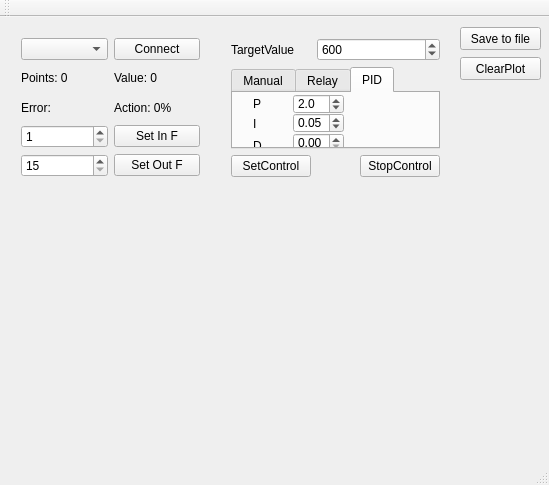
<?xml version="1.0" encoding="UTF-8"?>
<ui version="4.0">
 <class>MainWindow</class>
 <widget class="QMainWindow" name="MainWindow">
  <property name="geometry">
   <rect>
    <x>0</x>
    <y>0</y>
    <width>549</width>
    <height>485</height>
   </rect>
  </property>
  <property name="sizePolicy">
   <sizepolicy hsizetype="Fixed" vsizetype="Fixed">
    <horstretch>0</horstretch>
    <verstretch>0</verstretch>
   </sizepolicy>
  </property>
  <property name="windowTitle">
   <string>MainWindow</string>
  </property>
  <widget class="QWidget" name="centralWidget">
   <widget class="QWidget" name="layoutWidget">
    <property name="geometry">
     <rect>
      <x>10</x>
      <y>10</y>
      <width>201</width>
      <height>161</height>
     </rect>
    </property>
    <layout class="QGridLayout" name="gridLayout">
     <item row="3" column="1">
      <widget class="QLabel" name="OutValueLabel">
       <property name="text">
        <string>Action: 0%</string>
       </property>
       <property name="alignment">
        <set>Qt::AlignLeading|Qt::AlignLeft|Qt::AlignVCenter</set>
       </property>
      </widget>
     </item>
     <item row="7" column="1">
      <widget class="QPushButton" name="SetInFButton">
       <property name="text">
        <string>Set In F</string>
       </property>
      </widget>
     </item>
     <item row="9" column="1">
      <widget class="QPushButton" name="SetOutFButton">
       <property name="text">
        <string>Set Out F</string>
       </property>
      </widget>
     </item>
     <item row="3" column="0">
      <widget class="QLabel" name="ErrorLabel">
       <property name="text">
        <string>Error: </string>
       </property>
      </widget>
     </item>
     <item row="2" column="1">
      <widget class="QLabel" name="InValueLabel">
       <property name="text">
        <string>Value: 0</string>
       </property>
       <property name="alignment">
        <set>Qt::AlignLeading|Qt::AlignLeft|Qt::AlignVCenter</set>
       </property>
      </widget>
     </item>
     <item row="2" column="0">
      <widget class="QLabel" name="PointsLabel">
       <property name="text">
        <string>Points: 0</string>
       </property>
       <property name="alignment">
        <set>Qt::AlignLeading|Qt::AlignLeft|Qt::AlignVCenter</set>
       </property>
      </widget>
     </item>
     <item row="0" column="0">
      <widget class="QComboBox" name="PortSelectcomboBox"/>
     </item>
     <item row="0" column="1">
      <widget class="QPushButton" name="ConnectButton">
       <property name="text">
        <string>Connect</string>
       </property>
      </widget>
     </item>
     <item row="7" column="0">
      <widget class="QSpinBox" name="InFspinBox">
       <property name="minimum">
        <number>1</number>
       </property>
       <property name="maximum">
        <number>10000</number>
       </property>
      </widget>
     </item>
     <item row="9" column="0">
      <widget class="QSpinBox" name="OutFspinBox">
       <property name="minimum">
        <number>15</number>
       </property>
       <property name="maximum">
        <number>15000</number>
       </property>
      </widget>
     </item>
    </layout>
   </widget>
   <widget class="QCustomPlot" name="plotwidget" native="true">
    <property name="geometry">
     <rect>
      <x>10</x>
      <y>180</y>
      <width>531</width>
      <height>251</height>
     </rect>
    </property>
    <property name="sizePolicy">
     <sizepolicy hsizetype="Preferred" vsizetype="Preferred">
      <horstretch>0</horstretch>
      <verstretch>0</verstretch>
     </sizepolicy>
    </property>
    <property name="sizeIncrement">
     <size>
      <width>0</width>
      <height>0</height>
     </size>
    </property>
    <property name="autoFillBackground">
     <bool>false</bool>
    </property>
   </widget>
   <widget class="QPushButton" name="PlotClearButton">
    <property name="geometry">
     <rect>
      <x>460</x>
      <y>40</y>
      <width>81</width>
      <height>23</height>
     </rect>
    </property>
    <property name="text">
     <string>ClearPlot</string>
    </property>
   </widget>
   <widget class="QPushButton" name="SaveDateButton">
    <property name="geometry">
     <rect>
      <x>460</x>
      <y>10</y>
      <width>81</width>
      <height>23</height>
     </rect>
    </property>
    <property name="text">
     <string>Save to file</string>
    </property>
   </widget>
   <widget class="QWidget" name="">
    <property name="geometry">
     <rect>
      <x>220</x>
      <y>10</y>
      <width>231</width>
      <height>161</height>
     </rect>
    </property>
    <layout class="QGridLayout" name="gridLayout_2">
     <item row="0" column="0">
      <widget class="QLabel" name="label_2">
       <property name="text">
        <string>TargetValue</string>
       </property>
      </widget>
     </item>
     <item row="0" column="1" colspan="2">
      <widget class="QSpinBox" name="TargetValuespinBox">
       <property name="maximum">
        <number>3300</number>
       </property>
       <property name="value">
        <number>600</number>
       </property>
      </widget>
     </item>
     <item row="1" column="0" colspan="3">
      <widget class="QTabWidget" name="ControlSelectWidget">
       <property name="currentIndex">
        <number>2</number>
       </property>
       <widget class="QWidget" name="tab">
        <attribute name="title">
         <string>Manual</string>
        </attribute>
        <widget class="QLabel" name="label_6">
         <property name="geometry">
          <rect>
           <x>10</x>
           <y>0</y>
           <width>51</width>
           <height>20</height>
          </rect>
         </property>
         <property name="text">
          <string>Action</string>
         </property>
        </widget>
        <widget class="QSpinBox" name="ActionspinBox">
         <property name="geometry">
          <rect>
           <x>60</x>
           <y>1</y>
           <width>51</width>
           <height>20</height>
          </rect>
         </property>
         <property name="correctionMode">
          <enum>QAbstractSpinBox::CorrectToNearestValue</enum>
         </property>
         <property name="maximum">
          <number>100</number>
         </property>
        </widget>
       </widget>
       <widget class="QWidget" name="RelayControl">
        <attribute name="title">
         <string>Relay</string>
        </attribute>
        <widget class="QLabel" name="label">
         <property name="geometry">
          <rect>
           <x>10</x>
           <y>0</y>
           <width>47</width>
           <height>21</height>
          </rect>
         </property>
         <property name="text">
          <string>Gate</string>
         </property>
        </widget>
        <widget class="QSpinBox" name="GatespinBox">
         <property name="geometry">
          <rect>
           <x>60</x>
           <y>1</y>
           <width>51</width>
           <height>20</height>
          </rect>
         </property>
         <property name="maximum">
          <number>3300</number>
         </property>
         <property name="value">
          <number>10</number>
         </property>
        </widget>
       </widget>
       <widget class="QWidget" name="PIDControl">
        <attribute name="title">
         <string>PID</string>
        </attribute>
        <widget class="QLabel" name="label_3">
         <property name="geometry">
          <rect>
           <x>20</x>
           <y>1</y>
           <width>20</width>
           <height>20</height>
          </rect>
         </property>
         <property name="text">
          <string>P</string>
         </property>
        </widget>
        <widget class="QLabel" name="label_4">
         <property name="geometry">
          <rect>
           <x>20</x>
           <y>23</y>
           <width>47</width>
           <height>16</height>
          </rect>
         </property>
         <property name="text">
          <string>I</string>
         </property>
        </widget>
        <widget class="QLabel" name="label_5">
         <property name="geometry">
          <rect>
           <x>20</x>
           <y>42</y>
           <width>47</width>
           <height>21</height>
          </rect>
         </property>
         <property name="text">
          <string>D</string>
         </property>
        </widget>
        <widget class="QDoubleSpinBox" name="PIDPdoubleSpinBox">
         <property name="geometry">
          <rect>
           <x>60</x>
           <y>1</y>
           <width>51</width>
           <height>20</height>
          </rect>
         </property>
         <property name="decimals">
          <number>1</number>
         </property>
         <property name="value">
          <double>2.000000000000000</double>
         </property>
        </widget>
        <widget class="QDoubleSpinBox" name="PIDIdoubleSpinBox">
         <property name="geometry">
          <rect>
           <x>60</x>
           <y>20</y>
           <width>51</width>
           <height>20</height>
          </rect>
         </property>
         <property name="correctionMode">
          <enum>QAbstractSpinBox::CorrectToPreviousValue</enum>
         </property>
         <property name="singleStep">
          <double>0.010000000000000</double>
         </property>
         <property name="value">
          <double>0.050000000000000</double>
         </property>
        </widget>
        <widget class="QDoubleSpinBox" name="PIDDdoubleSpinBox">
         <property name="geometry">
          <rect>
           <x>60</x>
           <y>40</y>
           <width>51</width>
           <height>20</height>
          </rect>
         </property>
        </widget>
       </widget>
      </widget>
     </item>
     <item row="2" column="2">
      <widget class="QPushButton" name="StopControlButton">
       <property name="text">
        <string>StopControl</string>
       </property>
      </widget>
     </item>
     <item row="2" column="0">
      <widget class="QPushButton" name="StartUpdateControlButton">
       <property name="text">
        <string>SetControl</string>
       </property>
      </widget>
     </item>
    </layout>
   </widget>
  </widget>
  <widget class="QStatusBar" name="statusBar">
   <property name="sizeGripEnabled">
    <bool>true</bool>
   </property>
  </widget>
  <widget class="QToolBar" name="mainToolBar">
   <attribute name="toolBarArea">
    <enum>TopToolBarArea</enum>
   </attribute>
   <attribute name="toolBarBreak">
    <bool>false</bool>
   </attribute>
  </widget>
  <widget class="QMenuBar" name="menuBar">
   <property name="geometry">
    <rect>
     <x>0</x>
     <y>0</y>
     <width>549</width>
     <height>22</height>
    </rect>
   </property>
  </widget>
  <action name="actionSave_to_file">
   <property name="text">
    <string>Save to file</string>
   </property>
  </action>
  <action name="actionClear_Plot">
   <property name="text">
    <string>Clear Plot</string>
   </property>
  </action>
 </widget>
 <layoutdefault spacing="6" margin="11"/>
 <customwidgets>
  <customwidget>
   <class>QCustomPlot</class>
   <extends>QWidget</extends>
   <header>qcustomplot.h</header>
   <container>1</container>
  </customwidget>
 </customwidgets>
 <resources/>
 <connections/>
</ui>
